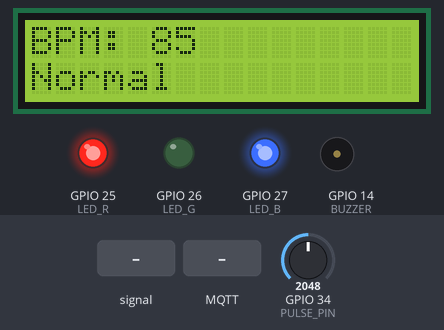
Bench run of a sketch on a simulated ESP32. Parts: 16×2 character LCD, output pins drawn as LEDs (lit = HIGH), buzzer (waves = sounding). The test bench sets the inputs (shaded band); at power-on: GPIO 34 (PULSE_PIN) = 2048. WiFi joins after 1.5 s; servers stay silent unless stated; random numbers use the default seed unless the sketch sets one; no MQTT or app messages arrive unless stated; what the sketch prints to the serial monitor is not drawn.

Above: at 4.7 s.
4.8 s: GPIO 34 (PULSE_PIN) fed a 200 Hz sine of ±1842 counts around its level
At 8.1 s:
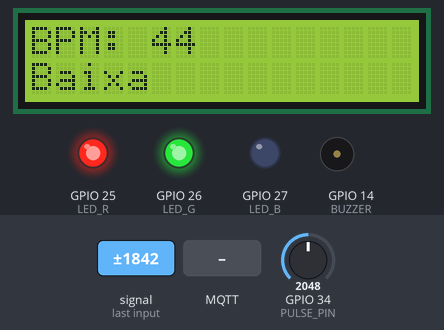
8.8 s: MQTT message "1" arrives on the first subscribed topic
At 11.3 s:
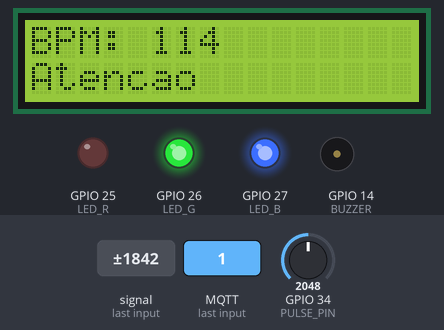
12.8 s: GPIO 34 (PULSE_PIN) set to 1228
At 14.0 s:
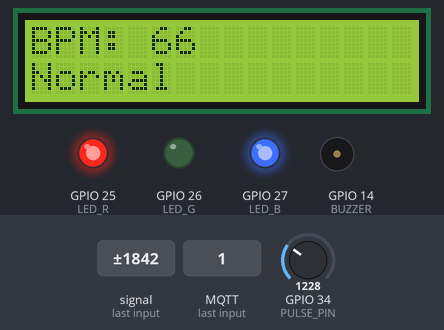
15.1 s: GPIO 34 (PULSE_PIN) set to 2710
At 16.8 s:
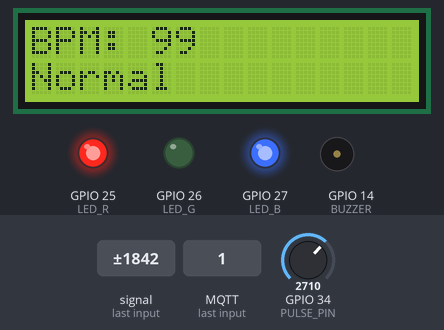
17.1 s: GPIO 34 (PULSE_PIN) set to 2846
At 17.78 s:
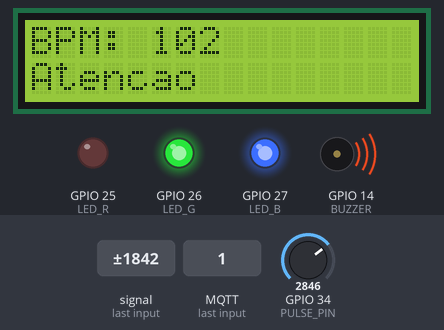
19.3 s: GPIO 34 (PULSE_PIN) fed a 1000 Hz sine of ±1023 counts around its level
At 20.5 s:
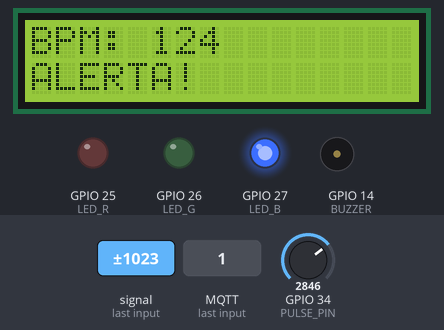
Timing chart, 0 to 22.6 s (numbered marks = the images above; inputs shaded):
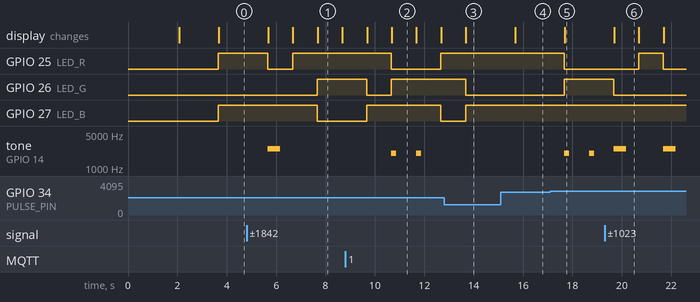

Measured:
- the behaviour switches between 2775 and 2776 on GPIO 34 (PULSE_PIN) (found by bisection; images 4 and 5)
- after the input at 4.8 s, GPIO 25 (LED_R): HIGH → LOW after 0.86 s, → HIGH 1.0 s later; GPIO 26 (LED_G): LOW → HIGH after 2.9 s; GPIO 27 (LED_B): HIGH → LOW after 2.9 s; tone on GPIO 14 (BUZZER): silent → 2500 Hz after 0.86 s, → silent 0.50 s later; the display: first changes after 0.88 s (image 1 shows a later state)
- after the input at 12.8 s, GPIO 26 (LED_G): HIGH → LOW after 0.87 s
- after the input at 15.1 s, the display: changes after 0.59 s (image 4)
- after the input at 17.1 s, GPIO 25 (LED_R): HIGH → LOW after 0.58 s; GPIO 26 (LED_G): LOW → HIGH after 0.58 s; tone on GPIO 14 (BUZZER): alternates 2000 Hz for 0.20 s and silent for 0.80 s, starting after 0.58 s; the display: changes after 0.59 s (image 5)
- after the input at 19.3 s, GPIO 25 (LED_R): LOW → HIGH after 1.4 s, → LOW 1.0 s later; GPIO 26 (LED_G): HIGH → LOW after 0.38 s; the display: changes after 0.39 s (image 6)
- what the display in image 1 shows lasts 1.0 s, from 7.7 s to 8.7 s

The sketch:

sketch.ino
```cpp
#include <WiFi.h>
#include <WiFiClientSecure.h>
#include <PubSubClient.h>
#include <Wire.h>
#include <LiquidCrystal_I2C.h>

LiquidCrystal_I2C lcd(0x27, 16, 2);

// ----- PINOS -----
#define PULSE_PIN 34
#define LED_R 25
#define LED_G 26
#define LED_B 27
#define BUZZER 14

int bpm = 0;

// ----- WIFI (Wokwi) -----
const char* ssid     = "Wokwi-GUEST";
const char* password = "";

// ----- SUAS CREDENCIAIS MQTT (EMQX Cloud Seguro) -----
const char* mqtt_server = "seu link do MQTT server";
const int   mqtt_port   = 8883;
const char* mqtt_user   = "seu username";
const char* mqtt_pass   = "sua password";

const char* topic_pub = "monitorcardiaco/bpm";
const char* topic_sub = "monitorcardiaco/cmd";

// ----- VAR PARA MEDIR TEMPO -----
unsigned long mqttSendTime = 0;
bool waitingResponse = false;

WiFiClientSecure espClient;
PubSubClient client(espClient);

unsigned long lastMsg = 0;
#define MSG_INTERVAL 1000

void callback(char* topic, byte* payload, unsigned int length) {
  // ... Callback padrão para medir tempo de rede ...
  Serial.print("[MQTT] Mensagem recebida: ");
  String msg;
  for (unsigned int i = 0; i < length; i++) msg += (char)payload[i];
  Serial.println(msg);

  if (waitingResponse) {
    unsigned long rtt = millis() - mqttSendTime;
    waitingResponse = false;
    Serial.print("[REDE] Tempo Round-Trip MQTT: ");
    Serial.print(rtt);
    Serial.println(" ms");
  }
}

void setup_wifi() {
  delay(10);
  Serial.print("Conectando ao WiFi: ");
  Serial.println(ssid);
  WiFi.mode(WIFI_STA);
  WiFi.begin(ssid, password);
  while (WiFi.status() != WL_CONNECTED) {
    delay(500);
    Serial.print(".");
  }
  Serial.println("\nWiFi conectado!");
}

void reconnect() {
  while (!client.connected()) {
    Serial.print("[MQTT] Conectando ao Broker Seguro... ");
    String clientId = "ESP32Client-";
    clientId += String(random(0xffff), HEX);
    if (client.connect(clientId.c_str(), mqtt_user, mqtt_pass)) {
      Serial.println("Conectado!");
      client.subscribe(topic_sub);
    } else {
      Serial.print("Falhou rc=");
      Serial.print(client.state());
      delay(2000);
    }
  }
}

void setColor(int r, int g, int b) {
  analogWrite(LED_R, 255 - r);
  analogWrite(LED_G, 255 - g);
  analogWrite(LED_B, 255 - b);
}

void setup() {
  Serial.begin(115200);
  randomSeed(micros());

  Wire.begin(21, 22);
  lcd.init();
  lcd.backlight();
  lcd.clear();

  pinMode(LED_R, OUTPUT);
  pinMode(LED_G, OUTPUT);
  pinMode(LED_B, OUTPUT);
  pinMode(BUZZER, OUTPUT);
  pinMode(PULSE_PIN, INPUT);

  // Mensagem Inicial
  lcd.setCursor(0, 0);
  lcd.print("Monitor");
  lcd.setCursor(0, 1);
  lcd.print("Cardiaco");
  delay(2000);
  lcd.clear();

  setup_wifi();
  espClient.setInsecure();
  client.setServer(mqtt_server, mqtt_port);
  client.setCallback(callback);
}

void loop() {
  if (!client.connected()) reconnect();
  client.loop();

  unsigned long now = millis();

  if (now - lastMsg > MSG_INTERVAL) {
    lastMsg = now;

    int raw = analogRead(PULSE_PIN);
    bpm = map(raw, 0, 4095, 40, 130);

    lcd.setCursor(0, 0);
    lcd.print("BPM: ");
    lcd.print(bpm);
    lcd.print("   ");
    lcd.setCursor(0, 1);

    // --- INÍCIO DA MEDIÇÃO DO HARDWARE ---
    unsigned long inicioAtuacao = micros(); // Marca o tempo em microssegundos

    if (bpm < 60) {
      setColor(0, 0, 255);      // Azul
      noTone(BUZZER);
      lcd.print("Baixa         ");
    }
    else if (bpm <= 100) {
      setColor(0, 255, 0);      // Verde
      noTone(BUZZER);
      lcd.print("Normal        ");
    }
    else if (bpm <= 120) {
      setColor(255, 0, 0);      // Vermelho (Atenção)
      tone(BUZZER, 2000, 200);
      lcd.print("Atencao       ");
    }
    else {
      setColor(255, 255, 0);    // Amarelo (Alerta)
      tone(BUZZER, 2500, 500);
      lcd.print("ALERTA!       ");
    }

    // --- FIM DA MEDIÇÃO DO HARDWARE ---
    unsigned long fimAtuacao = micros();
    unsigned long tempoHardware = fimAtuacao - inicioAtuacao;

    // Mostra no terminal
    Serial.print("[HARDWARE] Tempo resposta LED/Buzzer: ");
    Serial.print(tempoHardware);
    Serial.println(" us (microssegundos)");

    // Envio MQTT
    String payload = String(bpm);
    mqttSendTime = millis();
    waitingResponse = true;

    Serial.print("[MQTT] Enviando BPM: ");
    Serial.println(payload);
    client.publish(topic_pub, payload.c_str());
  }
}
```
